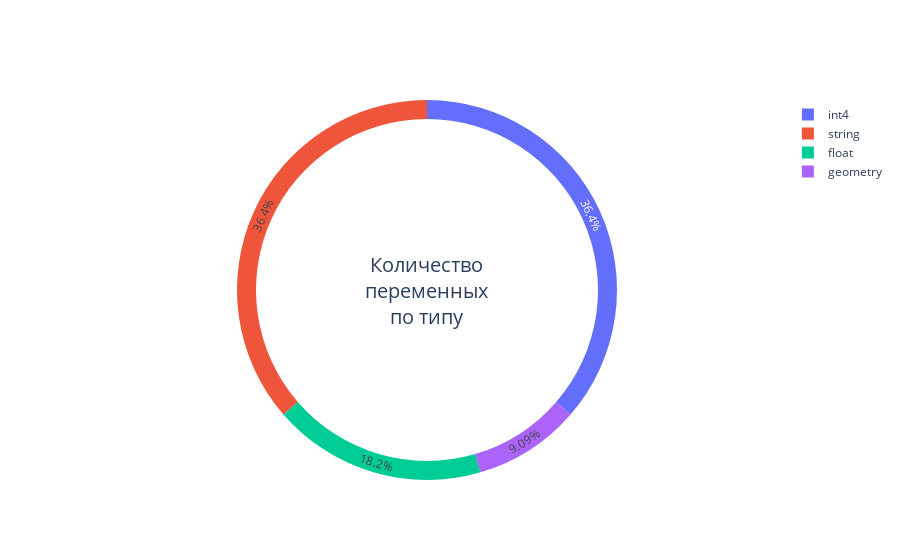

Write notebook code for a chart like this one.
### Code cell
fig = go.Figure()

site_table['id'].value_counts()

fig.add_trace(go.Pie(values=[int_len, string_len, geo_len, float_len], labels=["int4", 'string', 'geometry', 'float'], hole=0.9))

fig.update_layout(
    annotations=[dict(text='Количество<br>переменных<br>по типу', x=0.5, y=0.5, font_size=20, showarrow=False)])
fig.show()

### Figure 1 — Plotly figure (JSON) as saved in the notebook; plotly's stock layout.template omitted (floating-point values rounded to 4 significant figures)
{"data": [{"hole": 0.9, "labels": ["int4", "string", "geometry", "float"], "type": "pie", "values": [40932, 40932, 10233, 20466]}], "layout": {"annotations": [{"font": {"size": 20}, "showarrow": false, "text": "Количество<br>переменных<br>по типу", "x": 0.5, "y": 0.5}]}}
